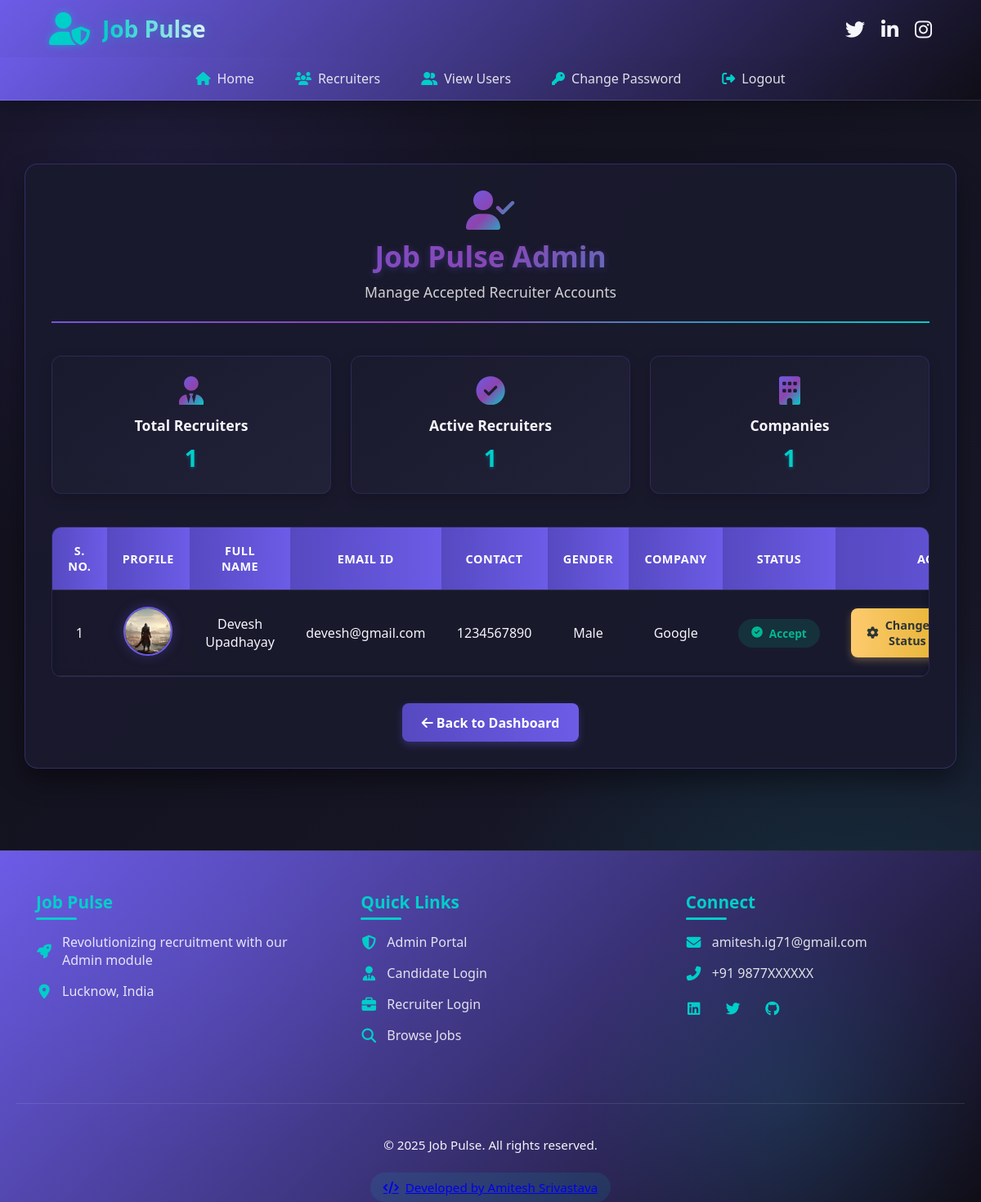
Page /recuiter_accepted (signed in) on the committed database.
### job/models.py (models this page shows, shortened)
class Recuiter(models.Model):
    user=models.ForeignKey(User,on_delete=models.CASCADE)
    mobile = models.CharField(max_length=20,null=True)
    image = models.FileField(null=True)
    gender = models.CharField(max_length=10,null=True)
    company=models.CharField(max_length=100,null=True)
    type = models.CharField(max_length=20,null=True)
    status=models.CharField(max_length=20,null=True)

### job/views.py (the view)
# urls.py: path('recuiter_accepted', recuiter_accepted, name="recuiter_accepted"),
def recuiter_accepted(request):
    if not request.user.is_authenticated:
        return redirect('admin_login')
    data = Recuiter.objects.filter(status='Accept')
    d = {'data': data}
    return render(request, 'recuiter_accepted.html', d)

### job/templates/recuiter_accepted.html (shortened to what this page needs)
{% load static %}
{% block body %}
{% include 'admin_navigation.html' %}
<link href="https://unpkg.com/boxicons@2.1.4/css/boxicons.min.css" rel="stylesheet">
<link href="https://cdnjs.cloudflare.com/ajax/libs/font-awesome/6.4.0/css/all.min.css" rel="stylesheet">
<link rel="stylesheet" href="{% static 'css/recruiter_accepted.css' %}">
<div class="recruiters-container">
    <div class="page-header">
        <i class="fas fa-user-check"></i>
        <h1>Job Pulse Admin</h1>
        <p>Manage Accepted Recruiter Accounts</p>
    </div>
    <div class="stats-cards">
        <div class="stat-card">
            <i class="fas fa-user-tie"></i>
            <h3>Total Recruiters</h3>
            <p>{{ data|length }}</p>
        </div>
        <div class="stat-card">
            <i class="fas fa-check-circle"></i>
            <h3>Active Recruiters</h3>
            <p>{{ data|length }}</p>
        </div>
        <div class="stat-card">
            <i class="fas fa-building"></i>
            <h3>Companies</h3>
            <p>{{ data|length }}</p>
        </div>
    </div>
    <div class="table-container">
        {% if data %}
        <table id="example">
            <thead>
                <tr>
                    <th>S. No.</th>
                    <th>Profile</th>
                    <th>Full Name</th>
                    <th>Email ID</th>
                    <th>Contact</th>
                    <th>Gender</th>
                    <th>Company</th>
                    <th>Status</th>
                    <th>Actions</th>
                </tr>
            </thead>
            <tbody>
                {% for i in data %}
                <tr>
                    <td>{{ forloop.counter }}</td>
                    <td>
                        <img src="{{ i.image.url }}" class="recruiter-img" alt="{{ i.user.first_name }}">
                    </td>
                    <td>{{ i.user.first_name }} {{ i.user.last_name }}</td>
                    <td>{{ i.user.username }}</td>
                    <td>{{ i.mobile }}</td>
                    <td>{{ i.gender }}</td>
                    <td>{{ i.company }}</td>
                    <td>
                        <span class="status-badge status-active">
                            <i class="fas fa-check-circle"></i> {{ i.status }}
                        </span>
                    </td>
                    <td>
                        <div class="action-buttons">
                            <a href="{% url 'change_status' i.id %}" class="btn btn-change">
                                <i class="fas fa-cog"></i> Change Status
                            </a>
                        </div>
                    </td>
                </tr>
                {% endfor %}
            </tbody>
        </table>
        {% else %}
        <div class="empty-state">
            <i class="fas fa-user-tie"></i>
            <h3>No Accepted Recruiters</h3>
            <p>There are no accepted recruiter accounts in the system.</p>
        </div>
        {% endif %}
    </div>
    <a href="{% url 'admin_home' %}" class="btn-back">
        <i class="fas fa-arrow-left"></i> Back to Dashboard
    </a>
</div>
{% include 'footer.html' %}
{% endblock %}

### job/static/css/admin_navigation.css (style rules this page uses)
:root { --primary: #6c5ce7; --primary-dark: #5649c0; --secondary: #00cec9; --dark: #1a1a2e; --darker: #0f0e17; --light: #f5f6fa; }
* { margin: 0; padding: 0; box-sizing: border-box; }
body { margin: 10rem auto; font-family: 'Segoe UI', sans-serif; background: var(--darker); padding-top: 100px; }

### job/static/css/footer.css (style rules this page uses)
body { padding: 0 !important; margin: 0 !important; }

### rows in the picture
Recuiter: image (picture), user.first_name "Devesh", user.last_name "Upadhayay", user.username "devesh@gmail.com", mobile "1234567890", gender "Male", company "Google", status "Accept"

### other values in the picture
{{ data|length }} "1"
